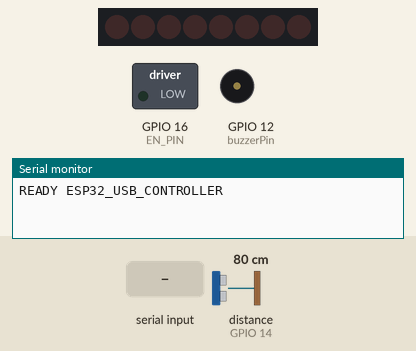
Simulated run of this sketch. Board: ESP32. Shown: 8 shift-register outputs drawn as a row of LEDs (first output left, lit = HIGH), switched loads named in the sketch (green lamp = pin HIGH), buzzer (waves = sounding, pin HIGH), the last lines printed to the serial monitor. Wiring (inferred from the names in the program): ultrasonic range finder: trigger GPIO 13; echo GPIO 14; shift register (74HC595): data GPIO 5; shift clock GPIO 18; latch GPIO 17. Wiring (inferred from the signals the program sends): row of LEDs: on Q0, Q1, Q2, Q3, Q4, Q5, Q6, Q7. The test bench sets the inputs (shaded band); at power-on: distance to the obstacle (sensor on GPIO 14) 80 cm. The echo pulse lasts 58.3 µs per cm; pins used as bus, display or sensor lines are not drawn.

Above: at 1.7 s.
1.8 s: "W\n" received over Serial
At 2.2 s:
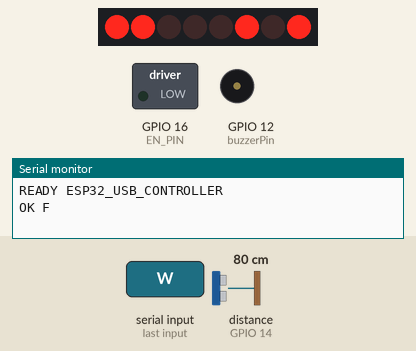
3.8 s: "A\n" received over Serial
At 4.2 s:
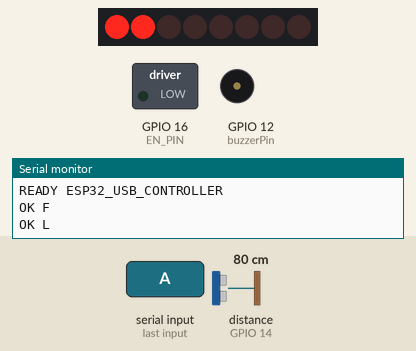
5.8 s: "D\n" received over Serial
At 6.2 s:
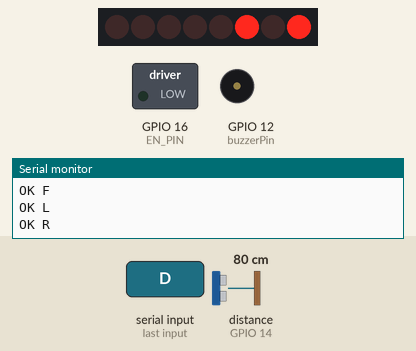
7.8 s: "X\n" received over Serial
At 8.2 s:
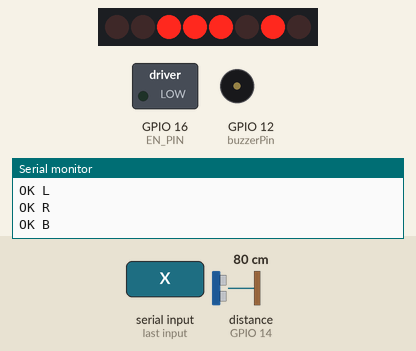
9.8 s: "1\n" received over Serial
At 10.2 s:
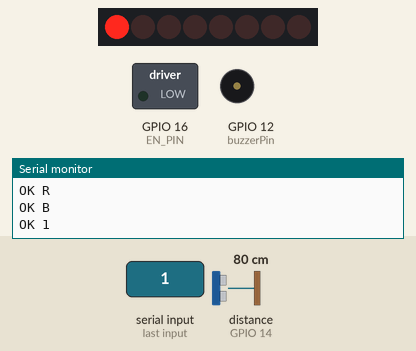
11.8 s: "2\n" received over Serial
At 12.2 s:
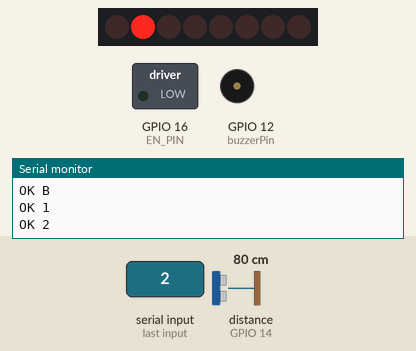
Timing chart, 0 to 14.8 s (numbered marks = the images above; inputs shaded):
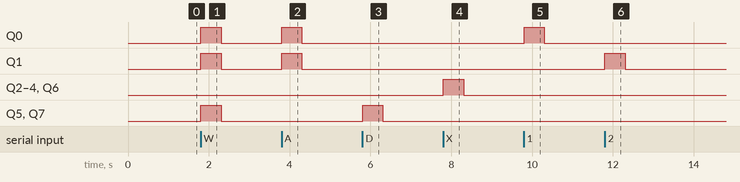

The sketch:

esp32_usb_controller.ino
```cpp
#include <Arduino.h>

// AceBot car shield (74HC595)
const uint8_t DATA_PIN = 5;
const uint8_t STCP_PIN = 17;
const uint8_t SHCP_PIN = 18;
const uint8_t EN_PIN = 16;

// Each motor uses one 74HC595 bit for forward and one for reverse.
// Channel order: M1=front-left, M2=rear-left,
//                M3=front-right, M4=rear-right.
const uint8_t M1_FORWARD = 0x01;
const uint8_t M1_REVERSE = 0x02;
const uint8_t M2_FORWARD = 0x04;
const uint8_t M2_REVERSE = 0x08;
const uint8_t M3_FORWARD = 0x10;
const uint8_t M3_REVERSE = 0x20;
const uint8_t M4_FORWARD = 0x80;
const uint8_t M4_REVERSE = 0x40;

// --------------------------------------------------
// 실제 측정한 AceBot 74HC595 매핑
//
// 0x01 = 오른쪽 뒤 전진
// 0x02 = 오른쪽 앞 전진
// 0x04 = 오른쪽 앞 후진
// 0x08 = 오른쪽 뒤 후진
// 0x10 = 왼쪽 뒤 후진
// 0x20 = 왼쪽 뒤 전진
// 0x40 = 왼쪽 앞 후진
// 0x80 = 왼쪽 앞 전진
// --------------------------------------------------
const uint8_t MOTOR_STOP = 0;
// 직진
const uint8_t MOTOR_FORWARD =
  0x01 | 0x02 | 0x20 | 0x80;   // 0xA3
// 후진
const uint8_t MOTOR_BACKWARD =
  0x04 | 0x08 | 0x10 | 0x40;   // 0x5C
// 좌코너링 (오른쪽 바퀴만 전진)
const uint8_t MOTOR_MOVE_LEFT =
  0x01 | 0x02;                 // 0x03
// 우코너링 (왼쪽 바퀴만 전진)
const uint8_t MOTOR_MOVE_RIGHT =
  0x20 | 0x80;                 // 0xA0
// 제자리 우회전
const uint8_t MOTOR_CLOCKWISE =
  0x04 | 0x08 | 0x20 | 0x80;   // 0xAC
// 제자리 좌회전
const uint8_t MOTOR_COUNTERCLOCKWISE =
  0x01 | 0x02 | 0x10 | 0x40;   // 0x53

// 초음파 + 부저
const int trigPin = 13;
const int echoPin = 14;
const int buzzerPin = 12;
const float STOP_DISTANCE_CM = 20.0;

const unsigned long SERIAL_BAUD = 115200;
const unsigned long COMMAND_TIMEOUT_MS = 500;

unsigned long lastCommandMs = 0;
uint8_t currentMotorData = MOTOR_STOP;


void updateMotor(uint8_t motorData) {
  if (motorData == currentMotorData) {
    return;
  }

  digitalWrite(STCP_PIN, LOW);
  shiftOut(DATA_PIN, SHCP_PIN, MSBFIRST, motorData);
  digitalWrite(STCP_PIN, HIGH);
  currentMotorData = motorData;
}


void stopMotors() {
  updateMotor(MOTOR_STOP);
}


float readDistanceCM(){
  digitalWrite(trigPin, LOW);
  delayMicroseconds(2);
  digitalWrite(trigPin, HIGH);
  delayMicroseconds(10);
  digitalWrite(trigPin, LOW);
  long duration = pulseIn(echoPin, HIGH, 30000);
  if (duration == 0) {
    return -1;
  }
  return duration * 0.0343 / 2.0;
}


char normalizeRobotCommand(char command) {
  if (command >= 'a' && command <= 'z') {
    command = command - 'a' + 'A';
  }

  switch (command) {
    case 'W': return 'F';
    case 'A': return 'L';
    case 'D': return 'R';
    case 'X': return 'B';
    default: return command;
  }
}


bool applyRobotCommand(char command) {
  command = normalizeRobotCommand(command);

  switch (command) {
    // 비트 매핑 테스트: 1~8은 각 비트 직접 제어
    case '1': updateMotor(0x01); return true;
    case '2': updateMotor(0x02); return true;
    case '3': updateMotor(0x04); return true;
    case '4': updateMotor(0x08); return true;
    case '5': updateMotor(0x10); return true;
    case '6': updateMotor(0x20); return true;
    case '7': updateMotor(0x40); return true;
    case '8': updateMotor(0x80); return true;
    case 'F': updateMotor(MOTOR_FORWARD); return true;
    case 'B': updateMotor(MOTOR_BACKWARD); return true;
    case 'L': updateMotor(MOTOR_MOVE_LEFT); return true;
    case 'R': updateMotor(MOTOR_MOVE_RIGHT); return true;
    case 'C': updateMotor(MOTOR_CLOCKWISE); return true;
    case 'K': updateMotor(MOTOR_COUNTERCLOCKWISE); return true;
    case 'S': stopMotors(); return true;
    default: stopMotors(); return false;
  }
}


void handleCommand(char command) {
  char originalCommand = command;
  char normalizedCommand = normalizeRobotCommand(command);

  if (!applyRobotCommand(command)) {
    Serial.print("ERR unknown_command ");
    Serial.println(originalCommand);
    return;
  }

  lastCommandMs = millis();

  Serial.print("OK ");
  Serial.println(normalizedCommand);
}


void readUsbSerial() {
  while (Serial.available() > 0) {
    char command = static_cast<char>(Serial.read());

    if (command == '\r' || command == '\n' || command == ' ') {
      continue;
    }

    handleCommand(command);
  }
}


void setup() {
  pinMode(DATA_PIN, OUTPUT);
  pinMode(STCP_PIN, OUTPUT);
  pinMode(SHCP_PIN, OUTPUT);
  pinMode(EN_PIN, OUTPUT);
  pinMode(trigPin, OUTPUT);
  pinMode(echoPin, INPUT);
  pinMode(buzzerPin, OUTPUT);
  digitalWrite(buzzerPin, LOW);

  digitalWrite(EN_PIN, LOW);
  currentMotorData = 255;
  stopMotors();

  Serial.begin(SERIAL_BAUD);
  delay(500);
  Serial.println("READY ESP32_USB_CONTROLLER");
}


void loop() {
  float distance = readDistanceCM();
  if (
    distance > 0 &&
    distance < STOP_DISTANCE_CM
  ) {
    stopMotors();
    digitalWrite(buzzerPin, HIGH);
    return;
  }

  digitalWrite(buzzerPin, LOW);

  readUsbSerial();

  if (
    lastCommandMs > 0 &&
    millis() - lastCommandMs > COMMAND_TIMEOUT_MS
  ) {
    stopMotors();
    lastCommandMs = 0;
  }
}
```

Measured:
- after the input at 1.8 s, Q0, Q1, Q5, Q7: LOW → HIGH at once, → LOW 0.50 s later
- after the input at 3.8 s, Q0, Q1: LOW → HIGH at once, → LOW 0.50 s later
- after the input at 5.8 s, Q5, Q7: LOW → HIGH at once, → LOW 0.50 s later
- after the input at 7.8 s, Q2–4, Q6: LOW → HIGH at once, → LOW 0.50 s later
- after the input at 9.8 s, Q0: LOW → HIGH at once, → LOW 0.50 s later
- after the input at 11.8 s, Q1: LOW → HIGH at once, → LOW 0.50 s later
